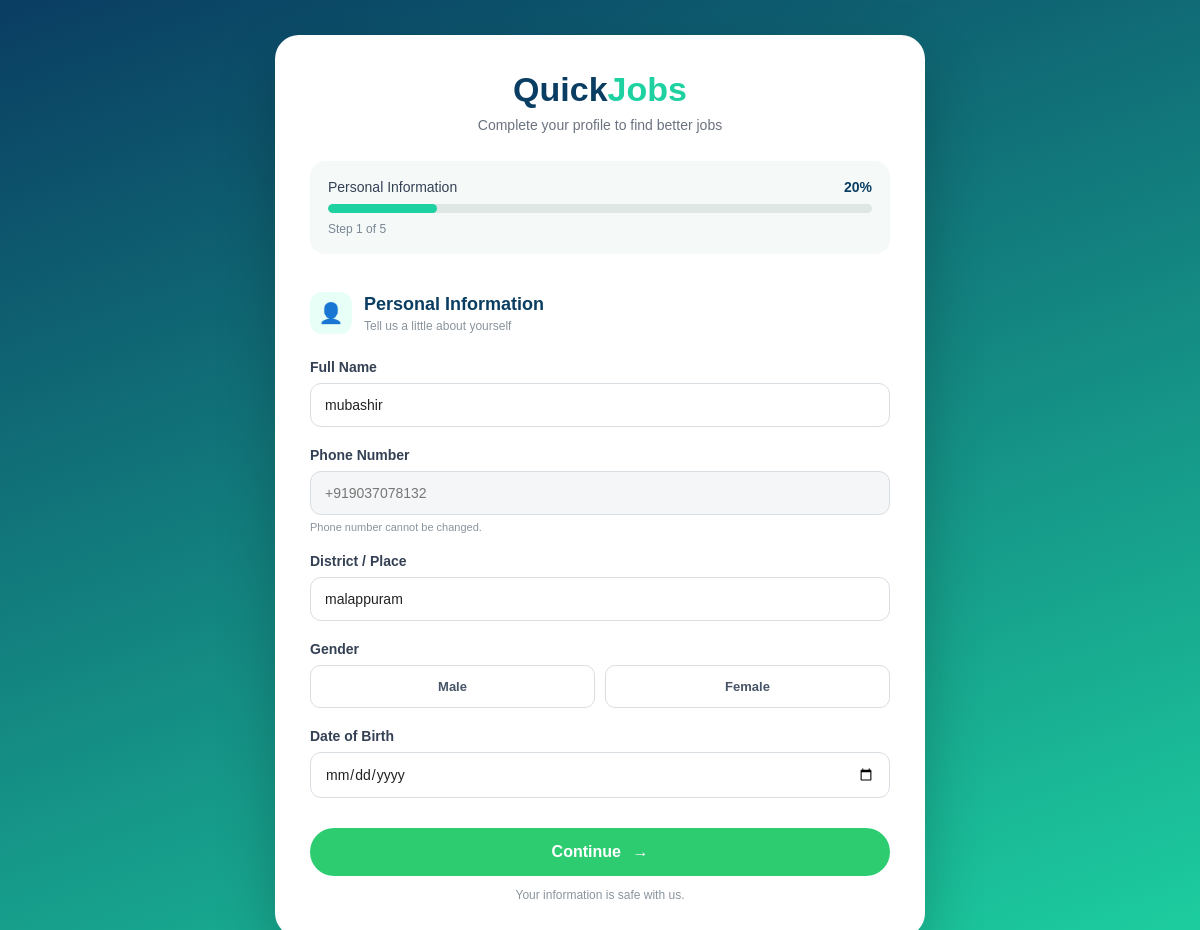
The page /complete-profile/ (signed in) on the database its author committed.
### myapp/models.py (models this page shows, shortened)
class Profile(models.Model):
    user = models.OneToOneField(
        User,
        on_delete=models.CASCADE,
        related_name="profile",
    )
    phone = models.CharField(
        max_length=15,
        unique=True,
        validators=[phone_validator],
    )
    full_name = models.CharField(
        max_length=150,
        blank=True,
    )
    district = models.CharField(
        max_length=100,
        blank=True,
    )
    profile_completed = models.BooleanField(
        default=False,
    )
    created_at = models.DateTimeField(
        auto_now_add=True,
    )
    updated_at = models.DateTimeField(
        auto_now=True,
    )
    gender = models.CharField(
        max_length=20,
        blank=True,
    )
    dob = models.DateField(
        null=True,
        blank=True,
    )
    class Meta:
        ordering = ["-created_at"]

### myapp/views.py (the view, shortened to what this page needs)
# urls.py: path("complete-profile/", views.complete_profile, name="complete_profile"),
@login_required(login_url="login")
def complete_profile(request):
    phone = f"+{request.user.username}"
    profile, _ = Profile.objects.get_or_create(
        user=request.user,
        defaults={"phone": phone},
    )
    if not profile.phone:
        profile.phone = phone
        profile.save(update_fields=["phone"])
    try:
        step = int(request.GET.get("step", 1))
    except (TypeError, ValueError):
        step = 1
    if step < 1:
        step = 1
    if step > 5:
        step = 5
    categories = Category.objects.all()
    return render(
        request,
        "complete_profile.html",
        {
            "profile": profile,
            "step": step,
            "categories": categories,
        },
    )

### templates/complete_profile.html (shortened to what this page needs)
{% load static %}
<!DOCTYPE html>
<html lang="en">
<head>
    <link rel="stylesheet"
          href="{% static 'css/complete_profile.css' %}">
</head>
<body>
<div class="page">
    <div class="profile-card">
        <div class="header">
            <h1>Quick<span>Jobs</span></h1>
            <p>Complete your profile to find better jobs</p>
        </div>
        <div class="progress-section">
            <div class="progress-top">
                <span>
                    {% if step == 1 %}
                        Personal Information
                    {% elif step == 2 %}
                        Education
                    {% elif step == 3 %}
                        Experience
                    {% elif step == 4 %}
                        Job Preference
                    {% elif step == 5 %}
                        Skills & About
                    {% endif %}
                </span>
                <strong>
                    {% if step == 1 %}
                        20%
                    {% elif step == 2 %}
                        40%
                    {% elif step == 3 %}
                        60%
                    {% elif step == 4 %}
                        80%
                    {% elif step == 5 %}
                        100%
                    {% endif %}
                </strong>
            </div>
            <div class="progress-bar">
                <div
                    class="progress-fill"
                    style="width:
                    {% if step == 1 %}20%
                    {% elif step == 2 %}40%
                    {% elif step == 3 %}60%
                    {% elif step == 4 %}80%
                    {% elif step == 5 %}100%
                    {% endif %};">
                </div>
            </div>
            <small>
                Step {{ step }} of 5
            </small>
        </div>
        <form method="POST" enctype="multipart/form-data">
            {% if step|stringformat:"s" == "1" %}
            <div class="section">
                <div class="section-title">
                    <div class="icon">
                        👤
                    </div>
                    <div>
                        <h2>Personal Information</h2>
                        <p>Tell us a little about yourself</p>
                    </div>
                </div>
                <div class="form-group">
                    <label for="name">
                        Full Name
                    </label>
                    <input
                        type="text"
                        id="name"
                        name="name"
                        value="{{ profile.full_name|default:'' }}"
                        placeholder="Enter your full name"
                        required>
                </div>
                <div class="form-group">
                    <label for="phone">
                        Phone Number
                    </label>
                    <input
                        type="text"
                        id="phone"
                        value="{{ profile.phone }}"
                        class="readonly"
                        readonly>
                    <small class="field-note">
                        Phone number cannot be changed.
                    </small>
                </div>
                <div class="form-group">
                    <label for="district">
                        District / Place
                    </label>
                    <input
                        type="text"
                        id="district"
                        name="district"
                        value="{{ profile.district|default:'' }}"
                        placeholder="Eg: Malappuram"
                        required>
                </div>
                <div class="form-group">
                    <label>
                        Gender
                    </label>
                    <div class="choice-grid">
                        <label class="choice">
                            <span>Male</span>
                        </label>
                        <label class="choice">
                            <span>Female</span>
                        </label>
                    </div>
                </div>
                <div class="form-group">
                    <label for="dob">
                        Date of Birth
                    </label>
                    <input
                        type="date"
                        id="dob"
                        name="dob"
                        value="{{ profile.dob|date:'Y-m-d' }}"
                        required>
                </div>
            </div>
            <div class="submit-section">
                <button type="submit" class="save-btn">
                    Continue
                    <span>→</span>
                </button>
                <p>
                    Your information is safe with us.
                </p>
            </div>
            {% endif %}
        </form>
    </div>
</div>
</body>
</html>

### static/css/complete_profile.css (style rules this page uses)
* { box-sizing: border-box; }
body { margin: 0; min-height: 100vh; font-family: Arial, sans-serif; background: linear-gradient(160deg, #0a3d62, #1dd1a1); color: #222; }
.page { width: 100%; padding: 35px 15px; }
.profile-card { width: 100%; max-width: 650px; margin: auto; background: #ffffff; border-radius: 24px; padding: 35px; box-shadow: 0 25px 60px rgba(0, 0, 0, 0.22); }
.header { text-align: center; margin-bottom: 28px; }
.header h1 { margin: 0; font-size: 34px; color: #0a3d62; }
.header h1 span { color: #1dd1a1; }
.header p { margin: 8px 0 0; color: #6b7280; font-size: 14px; }
.progress-section { padding: 18px; border-radius: 15px; background: #f5faf9; margin-bottom: 28px; }
.progress-top { display: flex; justify-content: space-between; align-items: center; margin-bottom: 9px; font-size: 14px; color: #344054; }
.progress-top strong { color: #0a3d62; }
.progress-bar { width: 100%; height: 9px; background: #dfe7e5; border-radius: 20px; overflow: hidden; }
.progress-fill { height: 100%; background: #1dd1a1; border-radius: 20px; transition: width 0.4s ease; }
.progress-section small { display: block; margin-top: 9px; color: #7b8794; font-size: 12px; }
.section { padding: 10px 0 25px; }
.section-title { display: flex; align-items: center; gap: 12px; margin-bottom: 25px; }
.section-title .icon { width: 42px; height: 42px; min-width: 42px; display: flex; align-items: center; justify-content: center; background: #e8fff7; border-radius: 12px; font-size: 20px; }
.section-title h2 { margin: 0 0 4px; font-size: 18px; color: #0a3d62; }
.section-title p { margin: 0; color: #8a949e; font-size: 12px; }
.form-group { margin-bottom: 20px; }
.form-group:last-child { margin-bottom: 0; }
.form-group label { display: block; margin-bottom: 8px; font-size: 14px; font-weight: 600; color: #344054; }
input, select, textarea { width: 100%; border: 1px solid #d9dee3; border-radius: 11px; padding: 13px 14px; font-size: 14px; font-family: Arial, sans-serif; background: #fff; color: #222; outline: none; transition: 0.2s; }
.readonly { background: #f5f6f7; color: #777; cursor: not-allowed; }
.field-note { display: block; margin-top: 6px; color: #8a949e; font-size: 11px; }
.choice-grid { display: grid; grid-template-columns: 1fr 1fr; gap: 10px; }
.choice { position: relative; margin: 0 !important; }
.choice span { display: block; padding: 13px 10px; text-align: center; border: 1px solid #d9dee3; border-radius: 10px; color: #475467; font-size: 13px; cursor: pointer; transition: 0.2s; }
.submit-section { padding-top: 5px; text-align: center; }
.save-btn { width: 100%; padding: 15px; border: none; border-radius: 25px; background: #2ecc71; color: white; font-size: 16px; font-weight: bold; cursor: pointer; transition: 0.2s; }
.save-btn span { margin-left: 7px; }
.submit-section p { margin: 12px 0 0; color: #8a949e; font-size: 12px; }

### rows shown on the page
Profile: name "mubashir", phone "+919037078132", district "malappuram"

### other values the page prints
{{ step }} "1"
